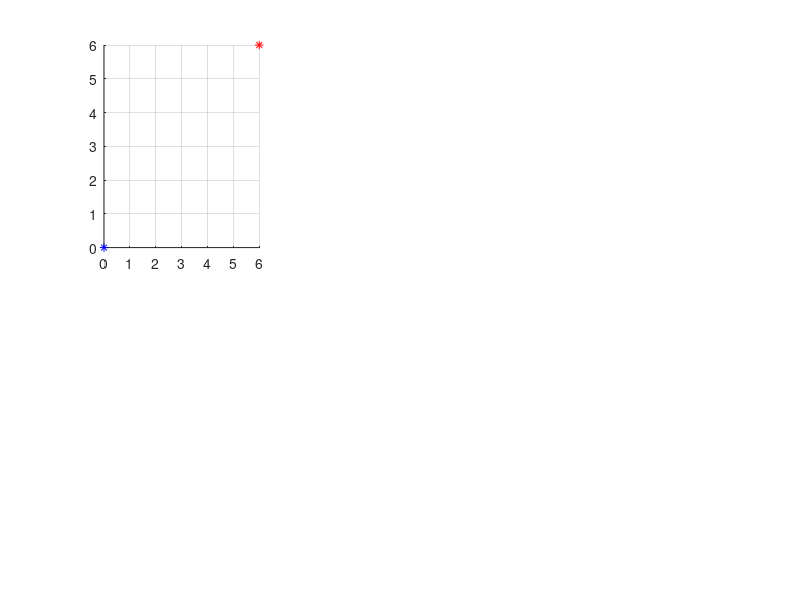

Recreate this plot in MATLAB. (Note: this script raises an error after producing the figure.)
function a00638139_ProyectoFinal9
%{
--------------------------------------------------------------------------
DESCRIPCION
Esta rutina calcula los ángulos a los cuales se debe de apuntar un rifle
para que la bala llegue al blanco bajo condiciones adversas de viento,
empleando el método de Monte C

CONSIDERACIONES
1. Se consideró una fuerza de fricción de aire proporcional a la velocidad.
2. El blanco se encuentra a 900m en dirección z. 
3. La gravedad actúa en dirección -y. 
4. La fricción del aire actúa en las direcciones -z y -y. 
5. La fuerza del viento se calculó mediante la ecuación de fricción del 
   aire, como si fuera la bala la que se mueve en lugar del aire. 
   La función de viento representa a la variación de la constante de 
   fricción. El viento actúa en dirección +-x, y varía a lo largo de z 
   y en el tiempo.

AUTOR
Oscar David Villarreal <oscardvillarreal@gmail.com>
Versión 1.00 - Noviembre, 2011
--------------------------------------------------------------------------
%}

%--------------------------------------------------------------------------
%CONSTANTES Y VALORES INICIALES DE LAS VARIABLES Y GRÁFICAS:

clear,clc,clf %borra los valores antiguos

%Constantes modificables:
k = 0.001; %cte. de arrastre
ciclos = 10;
mod = pi/1000;
T = 0.8; %Temperatura para el factor de Boltzmann
tolerancia = 0.11;

%Constantes no modificables:
distBlanco = 900;
m = 0.15;
g = 9.81;
v = 800;
zvector = 0:0.01:distBlanco;

%Valores iniciales de las variables a optimizar:
theta = 27*pi/14000 + (rand - 0.5) * 13*pi/9500; %ángulo entre los ejes z->y
phi = -pi/2000 + (rand - 0.5) * 3*pi/1000; %ángulo entre los ejes z->x
angmin = -pi/2000 - 3*pi/1000;
angmax = 27*pi/14000 + 13*pi/9500;

%Valores iniciales de las demás variables:
t = 0;
z0 = 0;
y0 = 0;
x0 = 0;

%Gráfica inicial de la función y(x):
subplot(2,3,1)
hold on
grafy = plot(x0,y0, 'b*');
grafy2 = plot(6,6, 'r*'); %para comparar con el valor previo
grid on
set(ezplot('x^2+y^2=1'), 'color', 'b')
ezplot('x^2+y^2=4')
ezplot('x^2+y^2=9')
ezplot('x^2+y^2=16')
ezplot('x^2+y^2=25')
plot(0,0,'bo')
axis([-5,5,-5,5])
title('Blanco') 
xlabel('x [m]')
ylabel('y [m]')
hold off

%Gráfica inicial de la función y(z):
subplot(2,3,2)
hold on
grafz = plot(z0,y0, 'b*');
grafz2 = plot(-1,-1, 'r*'); %para comparar con el valor previo
grafx = plot(z0,x0, 'y*');
grafx2 = plot(-1,-1, 'r*');
grid on
axis([0,distBlanco,-5,5])
title('Trayecto: en y (azul) y en x (amarillo)') 
xlabel('z [m]')
ylabel('y,x [m]')
hold off

%Gráfica inicial de los valores de los ángulos:
subplot(2,3,3)
hold on
plot(0,theta,'b*');
plot(0,phi,'g*');
axis([0,ciclos,angmin,angmax])
grid on
xlabel('# de iteración')
title('Theta (azul) y Phi (verde)')
hold off

%Gráfica inicial de la función de la constante k del viento:
vientox = 1000;
ax0 = 5;
bx = 1000000;
cx = 450;
kx = ax0 .* exp(-1./bx .* (zvector - vientox.*t - cx).^2);
subplot(2,3,4)
hold on
kvientox = plot(zvector,kx);
grid on
axis([0,distBlanco,-1,5])
xlabel('z [m]')
title('Viento')
hold off

%Gráfica inicial de la magnitud del error:
subplot(2,3,5)
grid on
xlabel('# de iteración')
title('Magnitud del error')

%Anota los ángulos finales:
subplot(2,3,6)
set(gca, 'XTick', [])
set(gca, 'YTick', [])
title('Ángulos óptimos de disparo')

%Agiliza la graficación:
set(kvientox,'EraseMode','xor')
set(grafy,'EraseMode','xor')
set(grafz,'EraseMode','xor')
set(grafx,'EraseMode','xor')

%--------------------------------------------------------------------------
%MÉTODO DE MONTE CARLO:

%Evalúa la efectividad de los ángulos iniciales y registra sus valores:
vz0 = v*cos(theta);
vy0 = v*sin(theta);
vx0 = v*sin(phi);
y = (vy0 + g/k) * distBlanco/vz0 + g/k^2 * log(1 - distBlanco*k/vz0);
tf = -1/k * log(1- distBlanco*k/vz0);
ax = ax0*sin(tf);
kx0 = ax .* exp(-1./bx .* (zvector - vientox.*tf - cx).^2);
x = kx0(114)*tf^2/(2*m) + vx0*tf;
errori = abs(x)+abs(y);
errorii = 0;        

j = 0;
while errori > tolerancia
    j = j+1;

    %Modifica los ángulos, asegurándose de que queden dentro de sus rangos:
    thetaf = theta + (rand - 0.5).*mod;
    thetaf(thetaf<149*pi/266000) = 877*pi/266000;
    thetaf(thetaf>877*pi/266000) = 149*pi/266000;    
    phif = phi + (rand - 0.5).*mod;
    phif(phif<-7*pi/2000) = pi/400;
    phif(phif>pi/400) = -7*pi/2000;
    
    %Evalúa la efectividad de los nuevos ángulos:
    vz0f = v*cos(thetaf);
    vy0f = v*sin(thetaf);
    vx0f = v*sin(phif);
    yf = (vy0f + g/k) * distBlanco/vz0f + g/k^2 * log(1 - distBlanco*k/vz0f);
    tf = -1/k * log(1- distBlanco*k/vz0f);
    ax = ax0*sin(tf);
    kx0 = ax .* exp(-1./bx .* (zvector - vientox.*tf - cx).^2);
    xf = kx0(114)*tf^2/(2*m) + vx0f*tf;
    errorf = abs(xf)+abs(yf);
    set(subplot(2,3,3),'NextPlot','add')
    axis([0,j,angmin,angmax])
    set(subplot(2,3,5),'NextPlot','add')
    axis([1,j+1,0,7])
    drawnow

    %Decide si adoptar los nuevos ángulos empleando el factor de Boltzmann:
    if errorf < errori
        theta = thetaf;
        phi = phif;
        set(subplot(2,3,5),'NextPlot','add')
        plot([j,j+1],[errori,errorf])
        errori = errorf;
        y = yf;
        vy0 = vy0f;
        vz0 = vz0f;
        x = xf;
        vx0 = vx0f;
        set(subplot(2,3,3),'NextPlot','add')
        plot(j,theta,'b*')
        plot(j,phi,'g*')      
    else       
        boltzmann = exp(-abs(errorf-errori)/T);
        ran = rand;
        if ran < boltzmann
            theta = thetaf;
            phi = phif;
            set(subplot(2,3,5),'NextPlot','add')
            plot([j,j+1],[errori,errorf])
            errori = errorf;
            y = yf;
            vy0 = vy0f;
            vz0 = vz0f;
            x = xf;
            vx0 = vx0f;
            set(subplot(2,3,3),'NextPlot','add')
            plot(j,theta,'b*')
            plot(j,phi,'g*')     
        else
            set(subplot(2,3,5),'NextPlot','add')
            plot([j,j+1],[errori,errori])
        end        
    end
    
    %----------------------------------------------------------------------
    %EVOLUCIÓN TEMPORAL: Graficar cada "ciclos" iteraciones
    if rem(j, ciclos) == 0 && errori ~= errorii || j==1 || errori < tolerancia

        errorii = errori;        
        t = 0;
        i = 1;
        tf = -1/k * log(1- distBlanco*k/vz0);
        
        while t<tf
            t = t + 0.01;

            %La constante k de fuerza del viento como función del tiempo:
            ax = ax0*sin(t);
            kxvector = ax .* exp(-1./bx .* (zvector - vientox.*t - cx).^2);
            set(kvientox,'XData',zvector,'YData',kxvector)
            kx = kxvector(i);

            %Coordenadas de la bala:      
            x = kx*t^2/(2*m) + vx0*t;
            y = -g*t/k + (k*vy0 + g) / (k^2) * (1- exp(-k*t));
            set(grafy,'XData',x,'YData',y)
            z = (vz0/k) * (1- exp(-k * t));
            set(grafz,'XData',z,'YData',y)
            set(grafx,'XData',z,'YData',x)
            drawnow
            i = i+1;
        end
        set(grafy2,'XData',x,'YData',y)
        set(grafx2,'XData',z,'YData',x)
        set(grafz2,'XData',z,'YData',y)
    end
    %
    if abs(errori) < 0.5
        T = 0.001;
        mod = pi/10000;
    end  
    %}
end

%Escribe los ángulos finales:
theta_letras = num2str(theta);
phi_letras = num2str(phi);
set(subplot(2,3,6),'NextPlot','add')
text(0.1,0.8,'Theta final =');
text(0.1,0.7,theta_letras);
text(0.1,0.5,'Phi final =');
text(0.1,0.4,phi_letras);


%FIN
%--------------------------------------------------------------------------
